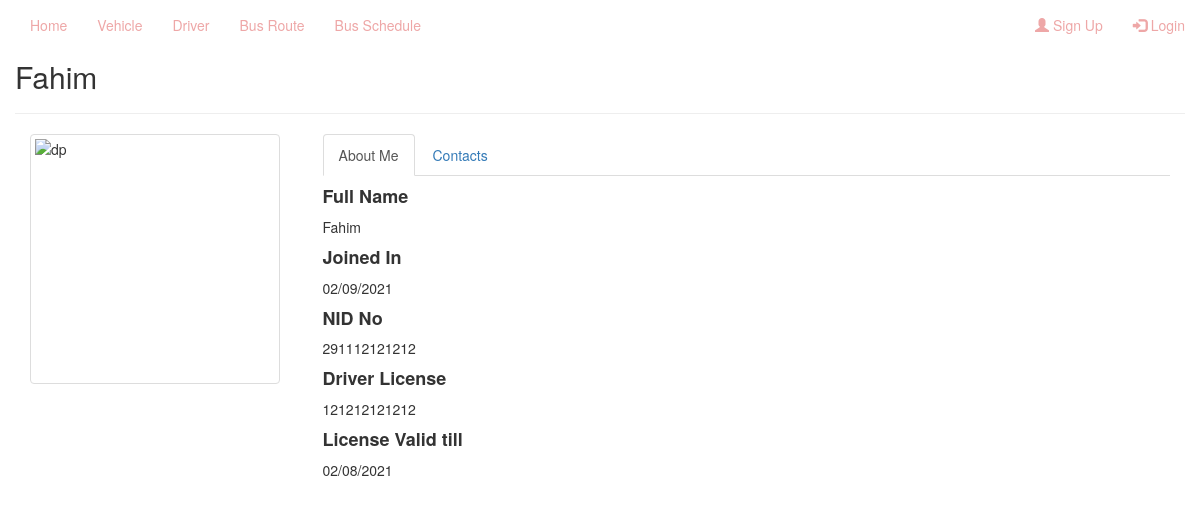
Screenshot of /driverprofile.php?driverid=29 with the database file from the repository.
### tables this page shows
CREATE TABLE `driver` (
  `driverid` int(11) NOT NULL,
  `drname` varchar(255) NOT NULL,
  `drjoin` varchar(255) NOT NULL,
  `drmobile` varchar(20) NOT NULL,
  `drnid` varchar(30) NOT NULL,
  `drlicense` varchar(30) NOT NULL,
  `drlicensevalid` varchar(100) NOT NULL,
  `draddress` varchar(255) NOT NULL,
  `drphoto` varchar(30) NOT NULL,
  `dr_available` int(11) NOT NULL
);

### driverprofile.php (the view, shortened to what this page needs)
<?php
    $connection= mysqli_connect("localhost", "root", "", "transport_management");
    $driverid= $_GET['driverid'];
    $sql= "SELECT * FROM `driver` WHERE driverid='$driverid'";
    $res= mysqli_query($connection, $sql);
    $row= mysqli_fetch_assoc($res);
?>
<!DOCTYPE html>
<html lang="en">
<head>
    <link rel="stylesheet" href="https://maxcdn.bootstrapcdn.com/bootstrap/3.3.7/css/bootstrap.min.css">
    <link rel="stylesheet" href="style.css">
</head>
<body>
   <?php include 'navbar.php';?>
        <div class="container">
          <div class="row">
          <div class="fb-profile-text" id="h1" >
                            <h2><?php echo $row['drname']; ?></h2>
            </div>
            <hr>
           <div class="col-sm-3">
                   <div class="fb-profile">
                        <img height="250" width="250" align="left" class="fb-image-profile thumbnail userpic" src="photos/<?php echo $row['drphoto'] ?>" alt="dp"/>
                    </div>
           </div>
           <div class="col-sm-9">
               <div data-spy="scroll" class="tabbable-panel">
                <div class="tabbable-line">
                  <ul class="nav nav-tabs ">
                    <li class="active">
                      <a href="#tab_default_1" data-toggle="tab">
                      About Me </a>
                    </li>
                    <li>
                      <a href="#tab_default_2" data-toggle="tab">
                     Contacts </a>
                    </li>
                  </ul>
                  <div class="tab-content">
                    <div class="tab-pane active" id="tab_default_1">
                      <h4><strong>Full Name</strong></h4>
                      <p>
                        <?php echo $row['drname']; ?>
                      </p>
                      <h4><strong>Joined In</strong></h4>
                      <p><?php echo $row['drjoin']; ?></p>
                      <h4><strong>NID No</strong></h4>
                      <p><?php echo $row['drnid']; ?></p>
                      <h4><strong>Driver License</strong></h4>
                      <p><?php echo $row['drlicense']; ?></p>
                      <h4><strong>License Valid till</strong></h4>
                      <p><?php echo $row['drlicensevalid']; ?></p>
                    </div>
                  </div>
                </div>
              </div>
           </div>
          </div>
        </div>
        <div class="container">
          <div class="col-sm-12">
          </div>
    </div>
</body>
</html>

### rows the page displays
driver: drname "Fahim", drjoin "02/09/2021", drnid "291112121212", drlicense "121212121212", drlicensevalid "02/08/2021"
